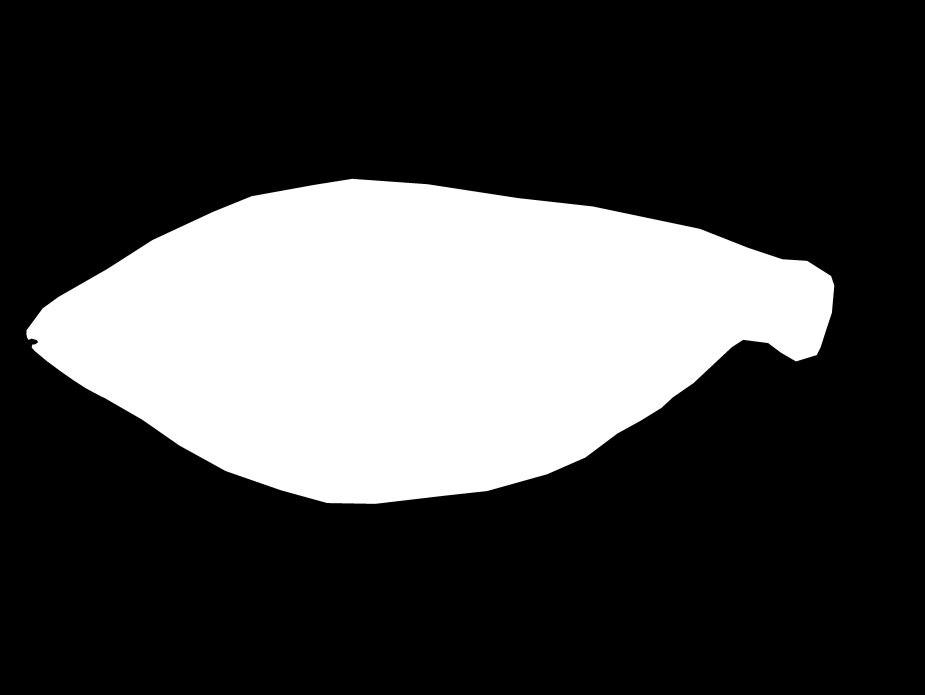
#> input picture data/coletas/combined/masks/IMG_20220110_150406.jpg, 4624 x 3472 px (shown at 1/5 size); its folder holds only this picture in this run
$ jupyter execute feature_extraction.ipynb
#> lines starting #> are read from the running program, lines starting #| are printed output that depends on the picture; after the words box and inside, x2 and y2 are one past the last pixel; in counts of white or black regions, pixels touching at a corner belong together
### commons.py
import numpy as np
from tqdm import tqdm
from joblib import Parallel, delayed

from matplotlib import pyplot as plt
from mpl_toolkits.axes_grid1 import ImageGrid

from skimage.io import imread
from skimage.transform import resize
from skimage.color import rgb2gray
from skimage import filters, measure, morphology, exposure
import statistics


# [15 lines left out: function check_colision_border, not called in this run]


def binarize_image(arr):
    return arr > filters.threshold_triangle(arr)


# [89 lines left out: functions plot, load_images_from_directory_resize, load_images_from_directory, auto_invert_image_mask, find_bighest_cluster_area, find_bighest_cluster and 1 more, not called in this run]


def smoothing_mask_edges(mask):
    return binarize_image(filters.gaussian(mask, sigma=0.5))

### feature_extraction.ipynb
[cell 1]
import pandas as pd

from tqdm import tqdm
from glob import glob
from skimage.io import imread
from skimage.color import rgb2gray
from skimage.measure import label, regionprops_table
from skimage.transform import resize

from commons import binarize_image

[cell 2]
def extract_props_from_image(mask):

    label_image = label(mask)

    feature_names = ['area',
                     'bbox',
                     'bbox_area',
                     'centroid',
                     'convex_area',
                     'eccentricity',
                     'equivalent_diameter',
                     'euler_number',
                     'extent',
                     'filled_area',
                     'label',
                     'major_axis_length',
                     'minor_axis_length',
                     'moments',
                     'moments_central',
                     'orientation',
                     'perimeter',
                     'feret_diameter_max',
                     'solidity']

    return pd.DataFrame(regionprops_table(label_image, properties=feature_names))

[cell 3]
out = pd.DataFrame()

path = "data/coletas/combined/masks/*"

for index in tqdm(glob(path)):

    try:

        image = imread(index)
#> image is the input picture: shape (3472, 4624); min 0, max 255, mean 69
        image_resized = resize(image, (224, 224), anti_aliasing=True)
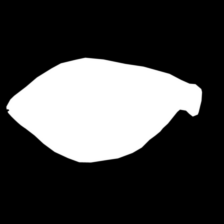
#> image_resized: shape (224, 224) float64; min 0, max 1, mean 0.271
        mask = binarize_image(image_resized)
#> in binarize_image, `return arr > filters.threshold_triangle(arr)`:
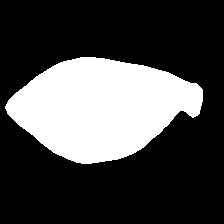
#> returned value: shape (224, 224) bool; 28.2% white; 1 white region, box (x1, y1, x2, y2) and area: (5, 57, 203, 164) 14170
        props = extract_props_from_image(mask)
#> props = table of 1 rows and 53 columns

        props['label'] = index.split('/')[-1]

        out = pd.concat([out, props], ignore_index=True)
#> out = table of 1 rows and 53 columns
    except Exception as e:
        print("Erro na imagem:", index, e)

$ run again, on data/coletas/combined/masks/IMG_20220110_150758.jpg
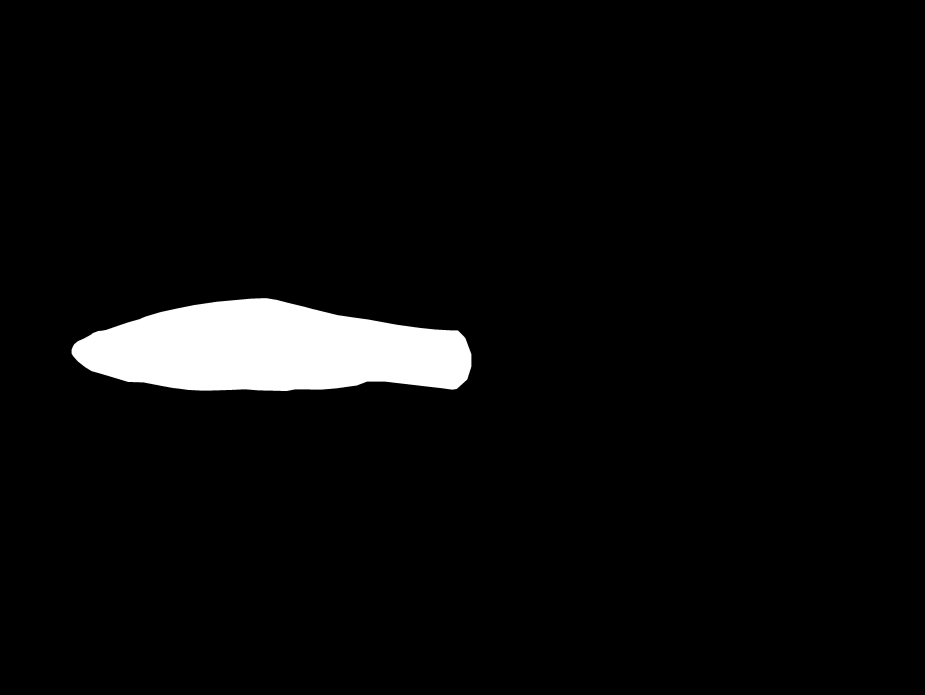
#> input picture data/coletas/combined/masks/IMG_20220110_150758.jpg, 4624 x 3472 px (shown at 1/5 size)
#> image is the input picture: shape (3472, 4624); min 0, max 255, mean 10.9
#> `image_resized = resize(image, (224, 224), anti_aliasing=True)`:
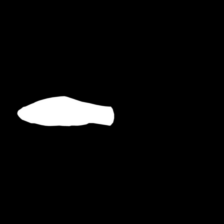
#> image_resized: shape (224, 224) float64; min 0, max 1, mean 0.0426
#> in binarize_image, `return arr > filters.threshold_triangle(arr)`:
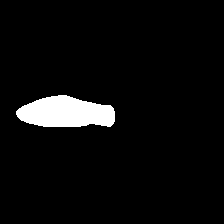
#> returned value: shape (224, 224) bool; 4.8% white; 1 white region, box (x1, y1, x2, y2) and area: (16, 95, 115, 127) 2399
#> props = table of 1 rows and 53 columns

$ run again, on data/coletas/combined/masks/IMG_20220110_152308.jpg
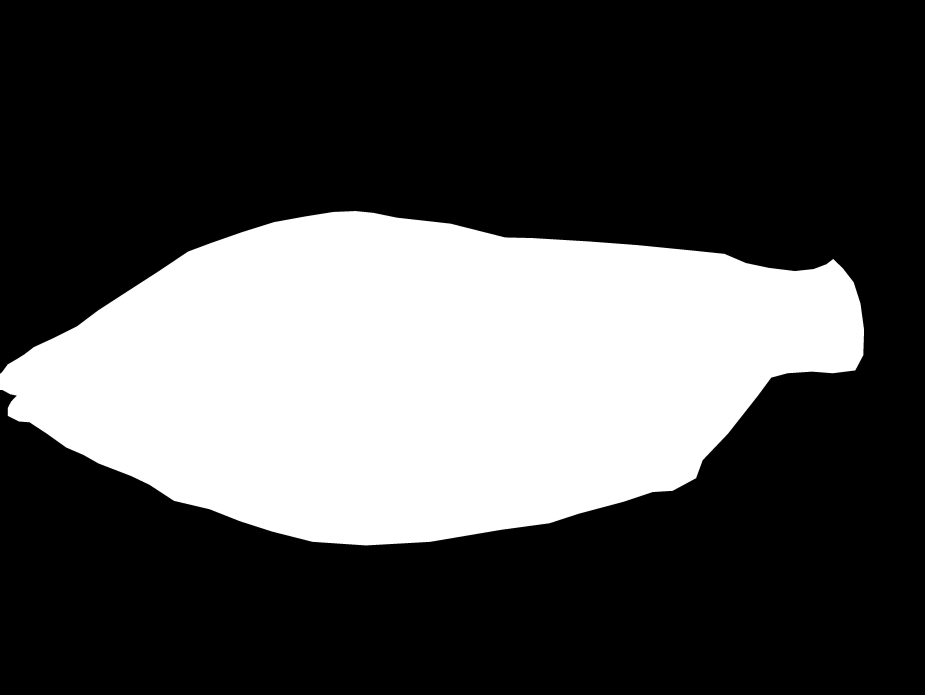
#> input picture data/coletas/combined/masks/IMG_20220110_152308.jpg, 4624 x 3472 px (shown at 1/5 size)
#> image is the input picture: shape (3472, 4624); min 0, max 255, mean 78.5
#> `image_resized = resize(image, (224, 224), anti_aliasing=True)`:
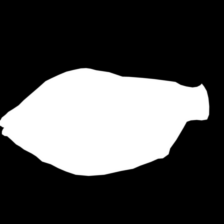
#> image_resized: shape (224, 224) float64; min 0, max 1, mean 0.308
#> in binarize_image, `return arr > filters.threshold_triangle(arr)`:
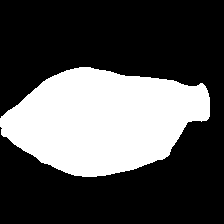
#> returned value: shape (224, 224) bool; 32% white; 1 white region, box (x1, y1, x2, y2) and area: (0, 67, 210, 177) 16059
#> props = table of 1 rows and 53 columns

$ run again, on data/coletas/combined/masks/IMG_20220110_150506.jpg
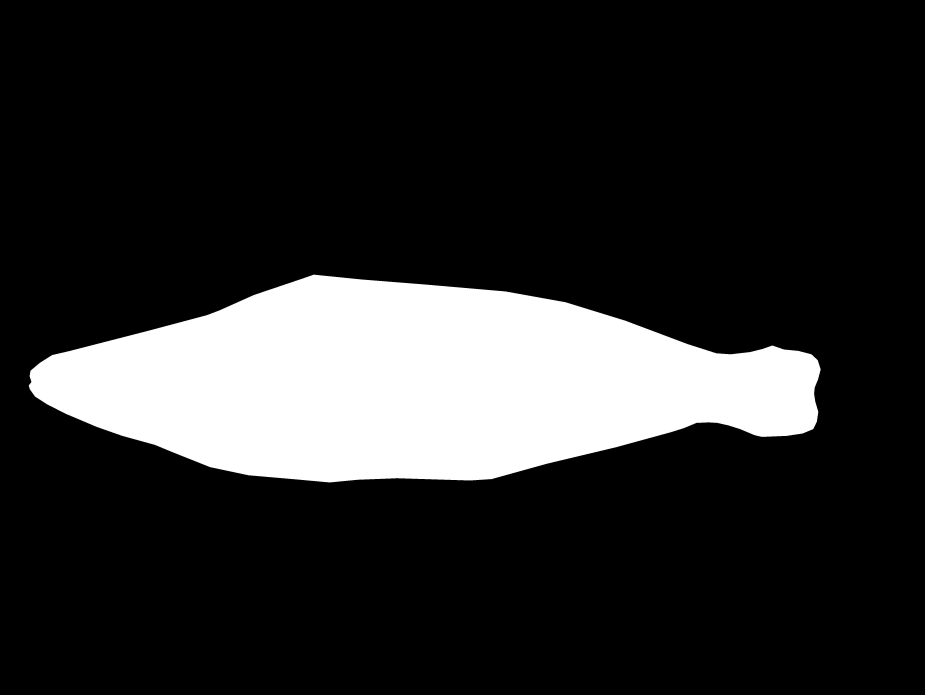
#> input picture data/coletas/combined/masks/IMG_20220110_150506.jpg, 4624 x 3472 px (shown at 1/5 size)
#> image is the input picture: shape (3472, 4624); min 0, max 255, mean 43.3
#> `image_resized = resize(image, (224, 224), anti_aliasing=True)`:
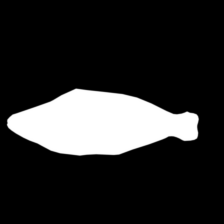
#> image_resized: shape (224, 224) float64; min 0, max 1, mean 0.17
#> in binarize_image, `return arr > filters.threshold_triangle(arr)`:
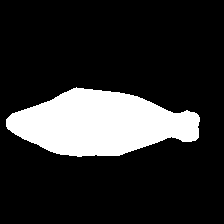
#> returned value: shape (224, 224) bool; 18% white; 1 white region, box (x1, y1, x2, y2) and area: (6, 87, 200, 157) 9042
#> props = table of 1 rows and 53 columns
